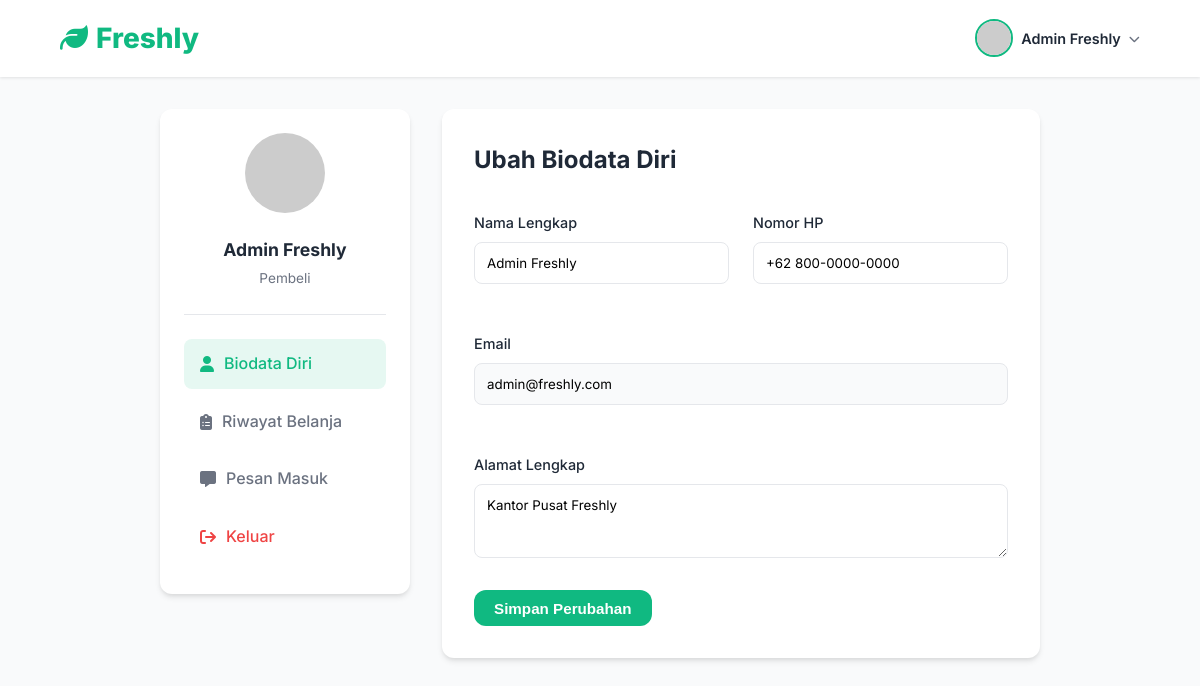
The page /buyer/profile.php (signed in) on the database its author committed.
### tables this page shows
CREATE TABLE IF NOT EXISTS users (
    id INT AUTO_INCREMENT PRIMARY KEY,
    name VARCHAR(100) NOT NULL,
    email VARCHAR(150) NOT NULL UNIQUE,
    password_hash VARCHAR(255) NOT NULL,
    phone VARCHAR(30) DEFAULT NULL,
    address TEXT DEFAULT NULL,
    role ENUM('buyer', 'seller', 'admin') NOT NULL DEFAULT 'buyer',
    seller_status ENUM('pending', 'approved', 'rejected') DEFAULT NULL,
    avatar_url VARCHAR(500) DEFAULT NULL,
    store_name VARCHAR(150) DEFAULT NULL,
    store_location VARCHAR(200) DEFAULT NULL,
    created_at DATETIME NOT NULL DEFAULT CURRENT_TIMESTAMP,
    updated_at DATETIME NOT NULL DEFAULT CURRENT_TIMESTAMP ON UPDATE CURRENT_TIMESTAMP
);

### includes/helpers.php (called while the page is built, shortened)
<?php
function isLoggedIn(): bool {
    return isset($_SESSION['user_id']);
}
function getCurrentUser(): ?array {
    static $user = null;
    if ($user === null) {
        $db = getDB();
        $stmt = $db->prepare("SELECT * FROM users WHERE id = ?");
        $stmt->execute([$_SESSION['user_id']]);
        $user = $stmt->fetch();
    }
    return $user;
}
function sanitize(string $input): string {
    return htmlspecialchars(trim($input), ENT_QUOTES, 'UTF-8');
}
function getAvatarUrl(?string $name): string {
    $name = $name ?? 'User';
    return 'https://ui-avatars.com/api/?name=' . urlencode($name) . '&background=10b981&color=fff';
}

### buyer/profile.php (the view, shortened to what this page needs)
<?php
require_once __DIR__ . '/../includes/helpers.php';
$currentUser = getCurrentUser();
?>
<!DOCTYPE html>
<html lang="id">
<head>
    <link rel="stylesheet" href="https://cdnjs.cloudflare.com/ajax/libs/font-awesome/6.4.0/css/all.min.css">
    <link rel="stylesheet" href="../assets/css/style.css">
</head>
<body>
    <?php $navbarType = 'simple'; include __DIR__ . '/../includes/navbar.php'; ?>
    <div class="profile-container">
        <div class="profile-sidebar">
            <div style="text-align:center;padding-bottom:1.5rem;border-bottom:1px solid var(--border-color);">
                <img src="<?= getAvatarUrl($currentUser['name']) ?>" style="width:80px;border-radius:50%;margin-bottom:1rem;">
                <h3 style="font-size:1.1rem;"><?= sanitize($currentUser['name']) ?></h3>
                <span style="font-size:0.85rem;color:var(--text-muted);">Pembeli</span>
            </div>
            <ul class="sidebar-menu">
                <li><a href="profile.php" class="active"><i class="fa-solid fa-user"></i> Biodata Diri</a></li>
                <li><a href="history.php"><i class="fa-solid fa-clipboard-list"></i> Riwayat Belanja</a></li>
                <li><a href="../chat.php"><i class="fa-solid fa-message"></i> Pesan Masuk</a></li>
                <li><a href="<?= BASE_URL ?>/includes/logout.php" style="color:#ef4444;"><i class="fa-solid fa-arrow-right-from-bracket"></i> Keluar</a></li>
            </ul>
        </div>
        <div class="profile-content">
            <h2 style="margin-bottom:2rem;">Ubah Biodata Diri</h2>
            <form method="POST">
                <div style="display:grid;grid-template-columns:1fr 1fr;gap:1.5rem;">
                    <div class="form-group">
                        <label>Nama Lengkap</label>
                        <input type="text" name="name" class="form-control" value="<?= sanitize($currentUser['name']) ?>" required>
                    </div>
                    <div class="form-group">
                        <label>Nomor HP</label>
                        <input type="text" name="phone" class="form-control" value="<?= sanitize($currentUser['phone']??'') ?>">
                    </div>
                    <div class="form-group" style="grid-column:span 2;">
                        <label>Email</label>
                        <input type="email" class="form-control" value="<?= sanitize($currentUser['email']) ?>" readonly style="background:var(--bg-color);">
                    </div>
                    <div class="form-group" style="grid-column:span 2;">
                        <label>Alamat Lengkap</label>
                        <textarea name="address" class="form-control" rows="3"><?= sanitize($currentUser['address']??'') ?></textarea>
                    </div>
                </div>
                <button type="submit" class="btn btn-primary">Simpan Perubahan</button>
            </form>
        </div>
    </div>
</body>
</html>

### includes/navbar.php (shortened to what this page needs)
<?php
$currentUser = getCurrentUser();
$isLogged = isLoggedIn();
?>
<nav class="navbar">
    <a href="<?= BASE_URL ?>/index.php" class="nav-brand">
        <i class="fa-solid fa-leaf"></i> Freshly
    </a>
    <div class="nav-actions">
        <?php if ($isLogged): ?>
            <div class="user-profile-dropdown" style="position:relative;">
                <div style="display:flex; align-items:center; gap:8px; cursor:pointer;" onclick="this.parentElement.querySelector('.dropdown-menu').classList.toggle('show')">
                    <img src="<?= getAvatarUrl($currentUser['name'] ?? 'User') ?>" style="width:38px; height:38px; border-radius:50%; border: 2px solid var(--primary-color);" alt="Profile">
                    <span style="font-weight:600; font-size:0.9rem; max-width:120px; overflow:hidden; text-overflow:ellipsis; white-space:nowrap;"><?= sanitize($currentUser['name'] ?? '') ?></span>
                    <i class="fa-solid fa-chevron-down" style="font-size:0.7rem; color:var(--text-muted);"></i>
                </div>
            </div>
        <?php else: ?>
            <button class="btn btn-outline" onclick="window.location.href='<?= BASE_URL ?>/login.php'">Masuk</button>
            <button class="btn btn-primary" onclick="window.location.href='<?= BASE_URL ?>/register.php'">Daftar</button>
        <?php endif; ?>
    </div>
</nav>

### assets/css/style.css (style rules this page uses)
:root { --primary-color: #10b981; --primary-dark: #059669; --secondary-color: #f59e0b; --bg-color: #f9fafb; --text-main: #1f2937; --text-muted: #6b7280; --white: #ffffff; --border-color: #e5e7eb; --radius: 12px; --shadow: 0 4px 6px -1px rgba(0, 0, 0, 0.1), 0 2px 4px -1px rgba(0, 0, 0, 0.06); --shadow-hover: 0 10px 15px -3px rgba(0, 0, 0, 0.1), 0 4px 6px -2px rgba(0, 0, 0, 0.05); --transition: all 0.3s ease; }
* { margin: 0; padding: 0; box-sizing: border-box; }
body { font-family: 'Inter', sans-serif; background-color: var(--bg-color); color: var(--text-main); line-height: 1.6; }
a { text-decoration: none; color: inherit; }
.navbar { position: sticky; top: 0; z-index: 100; background-color: rgba(255, 255, 255, 0.9); backdrop-filter: blur(10px); box-shadow: 0 1px 3px 0 rgba(0, 0, 0, 0.1); padding: 1rem 5%; display: flex; align-items: center; justify-content: space-between; gap: 2rem; }
.nav-brand { font-size: 1.75rem; font-weight: 800; color: var(--primary-color); display: flex; align-items: center; gap: 0.5rem; }
.nav-actions { display: flex; align-items: center; gap: 1.5rem; }
.btn { padding: 0.6rem 1.25rem; border-radius: var(--radius); font-weight: 600; font-size: 0.95rem; cursor: pointer; transition: var(--transition); border: none; }
.btn-primary { background-color: var(--primary-color); color: white; }

### buyer/profile.php (style rules this page uses)
.profile-container { max-width:1000px; margin:2rem auto; padding:0 5%; display:flex; gap:2rem; }
.profile-sidebar { width:250px; background:var(--white); border-radius:var(--radius); box-shadow:var(--shadow); padding:1.5rem; height:fit-content; }
.profile-content { flex:1; background:var(--white); border-radius:var(--radius); box-shadow:var(--shadow); padding:2rem; }
.sidebar-menu { list-style:none; margin-top:1.5rem; }
.sidebar-menu li { margin-bottom:0.5rem; }
.sidebar-menu a { display:flex; align-items:center; gap:10px; padding:0.75rem 1rem; color:var(--text-muted); border-radius:8px; font-weight:500; text-decoration:none; }
.sidebar-menu a.active { background:rgba(16,185,129,0.1); color:var(--primary-color); }
.form-group { margin-bottom:1.5rem; }
.form-group label { display:block; margin-bottom:0.5rem; font-weight:500; font-size:0.9rem; }
.form-control { width:100%; padding:0.75rem; border:1px solid var(--border-color); border-radius:8px; font-family:inherit; box-sizing:border-box; outline:none; }

### rows shown on the page
users: name "Admin Freshly", phone "+62 800-0000-0000", email "admin@freshly.com", address "Kantor Pusat Freshly"
